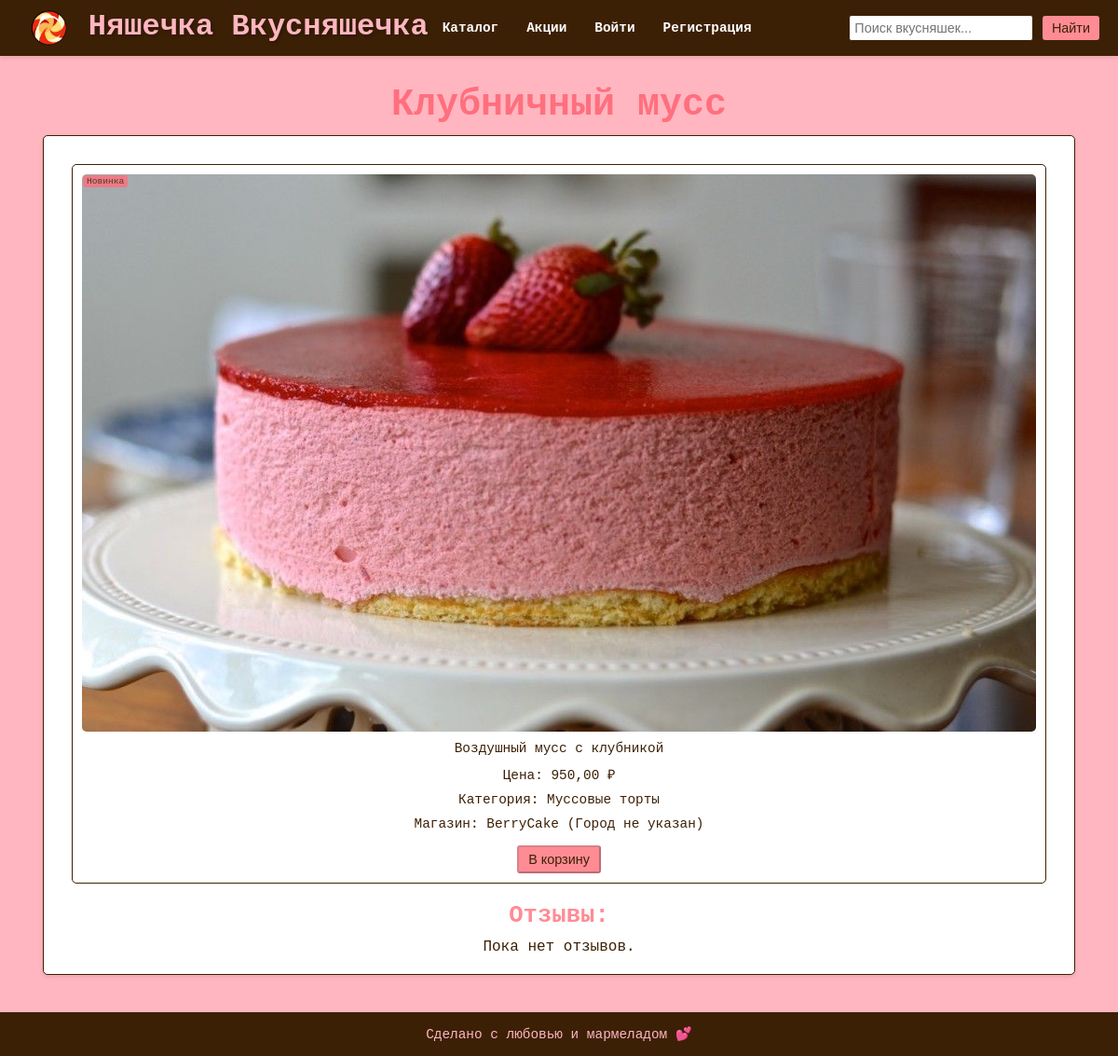
Screenshot of /shop/product/1/ with the database file from the repository.
### shop/models.py (models this page shows, shortened)
class Product(models.Model):
    name = models.CharField(max_length=200, verbose_name="Название")
    description = models.TextField(blank=True, verbose_name="Описание")
    price = models.DecimalField(max_digits=10, decimal_places=2, verbose_name="Цена")
    category = models.ForeignKey(Category, on_delete=models.CASCADE, related_name='products', verbose_name="Категория")
    store = models.ForeignKey(Store, on_delete=models.CASCADE, related_name='products', verbose_name="Магазин")
    created_at = models.DateTimeField(auto_now_add=True, verbose_name="Дата добавления")
    is_available = models.BooleanField(default=True, verbose_name="В наличии")
    image = models.CharField(max_length=200, blank=True, null=True, verbose_name="Изображение")
    class Meta:
        verbose_name = "Товар"
        verbose_name_plural = "Товары"

class Category(models.Model):
    name = models.CharField(max_length=100, verbose_name="Название")
    description = models.TextField(blank=True, verbose_name="Описание")
    class Meta:
        verbose_name = "Категория"
        verbose_name_plural = "Категории"

class Store(models.Model):
    name = models.CharField(max_length=100, verbose_name="Название")
    description = models.TextField(blank=True, verbose_name="Описание")
    city = models.CharField(max_length=100, blank=True, null=True, verbose_name="Город")
    owner = models.ForeignKey(User, on_delete=models.CASCADE, related_name='stores', verbose_name="Владелец")
    class Meta:
        verbose_name = "Магазин"
        verbose_name_plural = "Магазины"

### shop/views.py (the view)
# urls.py: path('product/<int:pk>/', views.product_detail, name='product_detail'),
def product_detail(request, pk):
    product = get_object_or_404(Product, pk=pk)
    reviews = product.reviews.order_by('-created_at')
    now = timezone.now()
    recent_date = now - timedelta(days=30)
    in_cart = CartItem.objects.filter(user=request.user, product=product).exists() if request.user.is_authenticated else False
    is_new = product.created_at > recent_date
    return render(request, 'shop/product_detail.html', {
        'product': product,
        'reviews': reviews,
        'in_cart': in_cart,
        'is_new': is_new,
    })

### shop/templates/shop/product_detail.html (shortened to what this page needs)
{% extends 'shop/base.html' %}
{% load static %}
{% block content %}
<div class="welcome-message">{{ product.name }}</div>
<div class="widget">
    <div class="product-card">
        <div class="image-container">
            {% if product.id == 1 %}
                <img src="{% static 'images/products/1.jpg' %}" alt="{{ product.name }}" class="item-image">
            {% elif product.id == 2 %}
                <img src="{% static 'images/products/2.jpg' %}" alt="{{ product.name }}" class="item-image">
            {% elif product.id == 3 %}
                <img src="{% static 'images/products/3.jpg' %}" alt="{{ product.name }}" class="item-image">
            {% elif product.id == 4 %}
                <img src="{% static 'images/products/4.jpg' %}" alt="{{ product.name }}" class="item-image">
            {% elif product.id == 5 %}
                <img src="{% static 'images/products/5.jpg' %}" alt="{{ product.name }}" class="item-image">
            {% elif product.id == 6 %}
                <img src="{% static 'images/products/6.jpg' %}" alt="{{ product.name }}" class="item-image">
            {% elif product.id == 7 %}
                <img src="{% static 'images/products/7.jpg' %}" alt="{{ product.name }}" class="item-image">
            {% elif product.id == 8 %}
                <img src="{% static 'images/products/8.jpg' %}" alt="{{ product.name }}" class="item-image">
            {% elif product.id == 9 %}
                <img src="{% static 'images/products/9.jpg' %}" alt="{{ product.name }}" class="item-image">
            {% elif product.id == 10 %}
                <img src="{% static 'images/products/10.jpg' %}" alt="{{ product.name }}" class="item-image">
            {% else %}
                <img src="{% static 'images/logo.png' %}" alt="Нет изображения" class="item-image">
            {% endif %}
            {% if is_new %}
                <span class="product-tag">Новинка</span>
            {% endif %}
        </div>
        <div class="item-info">
            <p>{{ product.description }}</p>
            <p>Цена: {{ product.price }} ₽</p>
            <p>Категория: {{ product.category.name }}</p>
            <p>Магазин: {{ product.store.name }} ({{ product.store.city|default:"Город не указан" }})</p>
            {% if user.is_authenticated %}
                <a href="{% url 'shop:add_to_cart' product.id %}" class="cart-btn">
                    {% if in_cart %}Убрать из корзины{% else %}В корзину{% endif %}
                </a>
                <a href="{% url 'shop:product_update' product.id %}" class="action-btn">Редактировать</a>
                <a href="{% url 'shop:product_delete' product.id %}" class="action-btn">Удалить</a>
            {% else %}
                <button class="cart-btn" disabled>В корзину</button>
            {% endif %}
        </div>
    </div>
    <h3>Отзывы:</h3>
    <div>
        {% for review in reviews %}
            <div>
                <p><strong>{{ review.user.username }}</strong> ({{ review.rating }}/5)</p>
                <p>{{ review.comment }}</p>
                <p><small>{{ review.created_at|date:"d.m.Y" }}</small></p>
            </div>
        {% empty %}
            <div>Пока нет отзывов.</div>
        {% endfor %}
    </div>
</div>
{% endblock %}

### shop/static/shop/css/style.css (style rules this page uses)
html { height: 100%; }
body { font-family: monospace; font-size: 16px; margin: 0; padding: 0; background-color: #ffb6c1; color: #3c2005; min-height: 100vh; display: flex; flex-direction: column; }
.welcome-message { font-size: 2.5em; color: #ff6f7d; text-align: center; margin: 10px 0; font-weight: bold; }
.widget { background-color: #fff; padding: 20px; margin-bottom: 20px; border-radius: 5px; box-shadow: 0 2px 5px rgba(0,0,0,0.1); border: 1px solid #3c2005; text-align: center; }
.widget h3 { margin: 0; padding: 10px 0; color: #ff8c94; font-size: 1.6em; font-weight: bold; }
.product-card { background-color: #fff; padding: 10px; margin: 10px; border: 1px solid #3c2005; border-radius: 5px; text-align: center; position: relative; display: flex; flex-direction: column; justify-content: space-between; min-height: 300px; }
.image-container { position: relative; }
.item-image { max-width: 100%; height: auto; border-radius: 5px; }
.item-info { flex-grow: 1; display: flex; flex-direction: column; justify-content: space-between; }
.item-info p { margin: 5px 0; font-size: 0.9em; }
.action-btn, .cart-btn { display: block; margin: 10px auto 0; padding: 5px 10px; background-color: #ff8c94; color: #3c2005; text-decoration: none; border-radius: 3px; text-align: center; font-size: 0.9em; }
.product-tag { position: absolute; top: 1px; left: 1px; background-color: #ff6f7d; color: #3c2005; padding: 1px 4px; border-radius: 3px; font-size: 0.6em; z-index: 10; opacity: 0.8; }

### rows the page displays
Product: name "Клубничный мусс", description "Воздушный мусс с клубникой", price "950,00", category.name "Муссовые торты", store.name "BerryCake", store.city "Город не указан"
